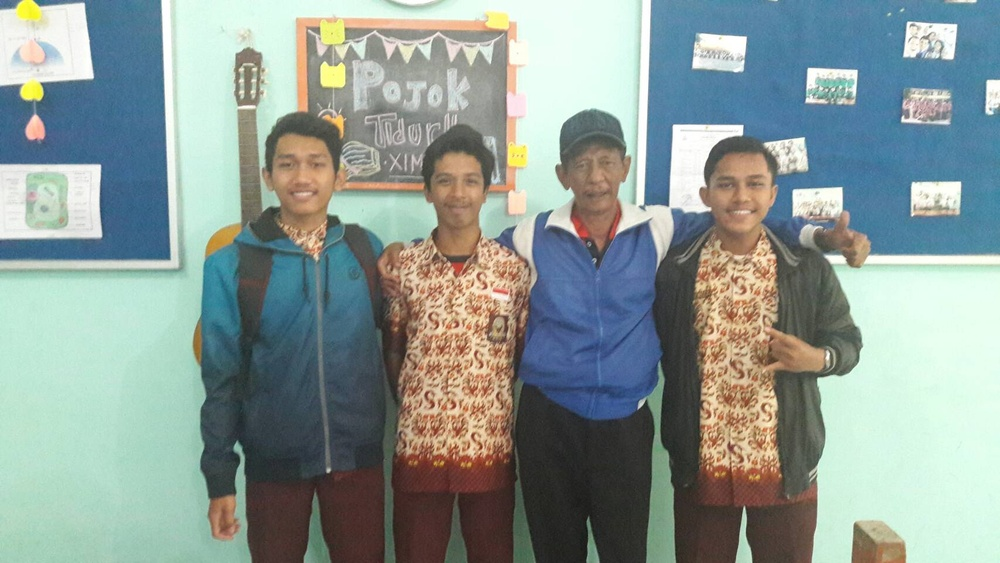
#> input picture wajah_target.jpg, 1000 x 563 px, shrunk from 1706 x 960 before the run
$ python plot_local_binary_pattern.py   (older library calls are emulated)
#> lines starting #> are read from the running program, lines starting #| are printed output that depends on the picture
"""
===============================================
Local Binary Pattern for texture classification
===============================================

In this example, we will see how to classify textures based on LBP (Local
Binary Pattern). LBP looks at points surrounding a central point and tests
whether the surrounding points are greater than or less than the central point
(i.e. gives a binary result).

Before trying out LBP on an image, it helps to look at a schematic of LBPs.
The below code is just used to plot the schematic.
"""
import numpy as np
import matplotlib.pyplot as plt
import cv2


METHOD = 'uniform'
plt.rcParams['font.size'] = 9

from skimage.transform import rotate
from skimage.feature import local_binary_pattern
from skimage import data
from skimage.color import label2rgb
from skimage.feature import greycomatrix

# settings for LBP
radius = 3
n_points = 8 * radius


def overlay_labels(image, lbp, labels):
    mask = np.logical_or.reduce([lbp == each for each in labels])
    return label2rgb(mask, image=image, bg_label=0, alpha=0.5)


def highlight_bars(bars, indexes):
    for i in indexes:
        bars[i].set_facecolor('r')


image = cv2.imread('wajah_target.jpg', 0)
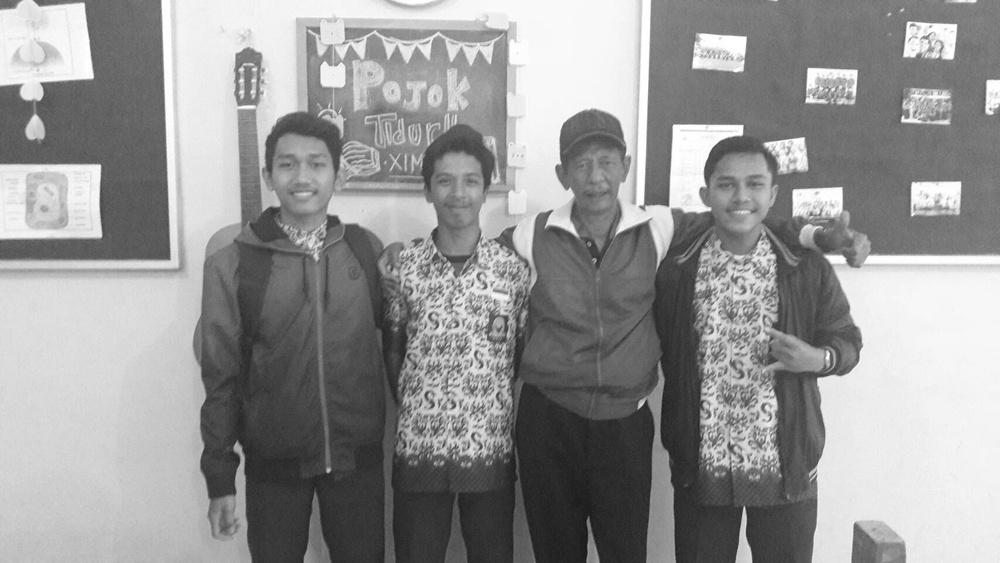
#> image: shape (563, 1000); min 19, max 255, mean 149.3
# image = cv2.cvtColor(image, cv2.COLOR_BGR2RGB)
# image = data.image()
# image= greycomatrix(image, [1], [0], 256, symmetric=False, normed=True)
lbp = local_binary_pattern(image, n_points, radius, METHOD)
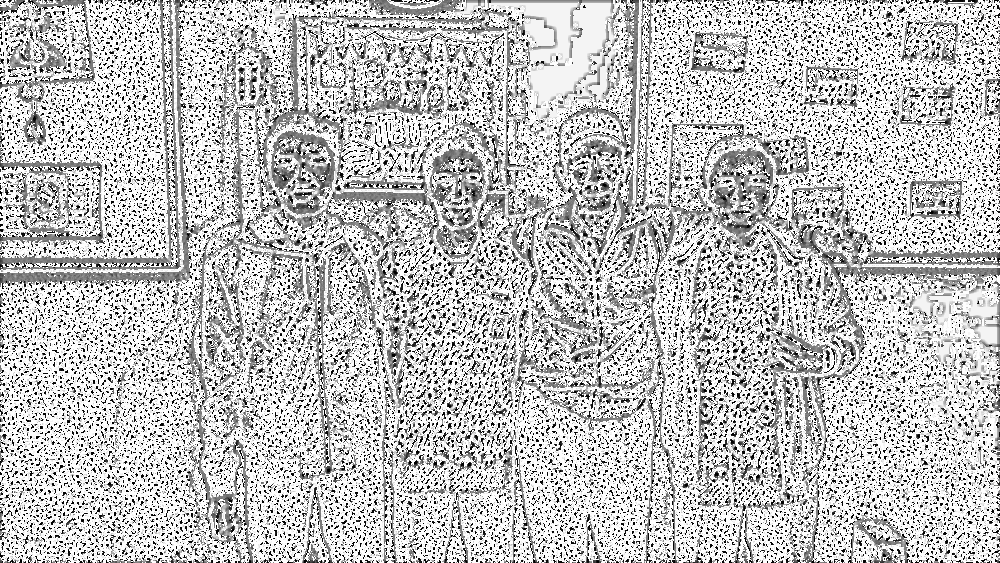
#> lbp: shape (563, 1000) float64; min 0, max 25, mean 18.8; drawn with min black and max white


def hist(ax, lbp):
    n_bins = int(lbp.max() + 1)
    return ax.hist(lbp.ravel(), density=True, bins=n_bins, range=(0, n_bins),
                   facecolor='0.5')

# plot histograms of LBP of textures
fig, (ax_img, ax_hist) = plt.subplots(nrows=2, ncols=3, figsize=(9, 6))
plt.gray()

titles = ('edge', 'flat', 'corner')
w = width = radius - 1
edge_labels = range(n_points // 2 - w, n_points // 2 + w + 1)
flat_labels = list(range(0, w + 1)) + list(range(n_points - w, n_points + 2))
i_14 = n_points // 4            # 1/4th of the histogram
i_34 = 3 * (n_points // 4)      # 3/4th of the histogram
corner_labels = (list(range(i_14 - w, i_14 + w + 1)) +
                 list(range(i_34 - w, i_34 + w + 1)))

label_sets = (edge_labels, flat_labels, corner_labels)

for ax, labels in zip(ax_img, label_sets):
    ax.imshow(overlay_labels(image, lbp, labels))
#> this loop made 3 passes
#> pass 1, in overlay_labels, `mask = np.logical_or.reduce([lbp == each for each in labels])`:
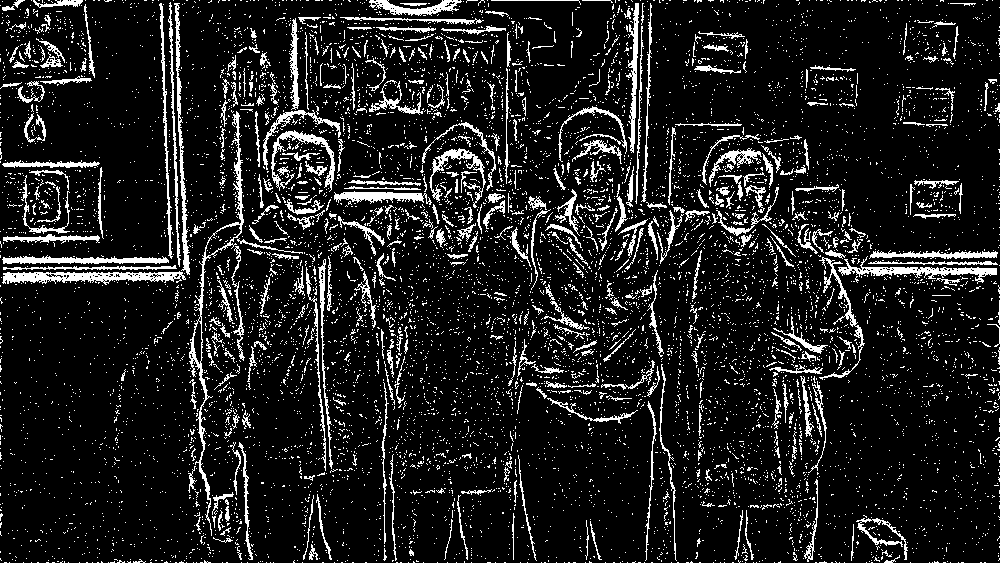
#> mask: shape (563, 1000) bool; 11.7% white in thin lines or dots
#> pass 2, in overlay_labels (call 2), `mask = np.logical_or.reduce([lbp == each for each in labels])`:
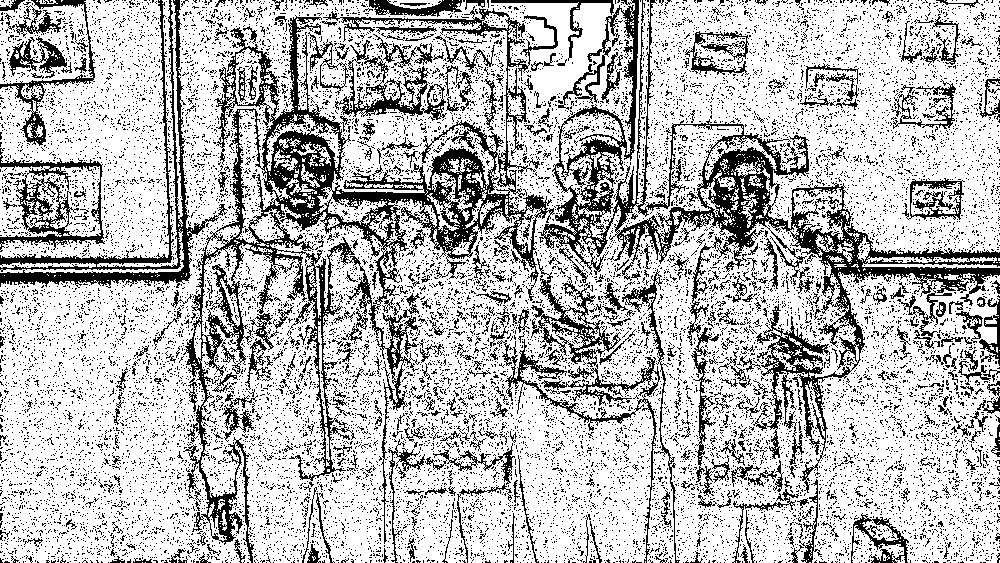
#> mask: shape (563, 1000) bool; 73.4% white; black in thin lines or dots
#> pass 3, in overlay_labels (call 3), `mask = np.logical_or.reduce([lbp == each for each in labels])`:
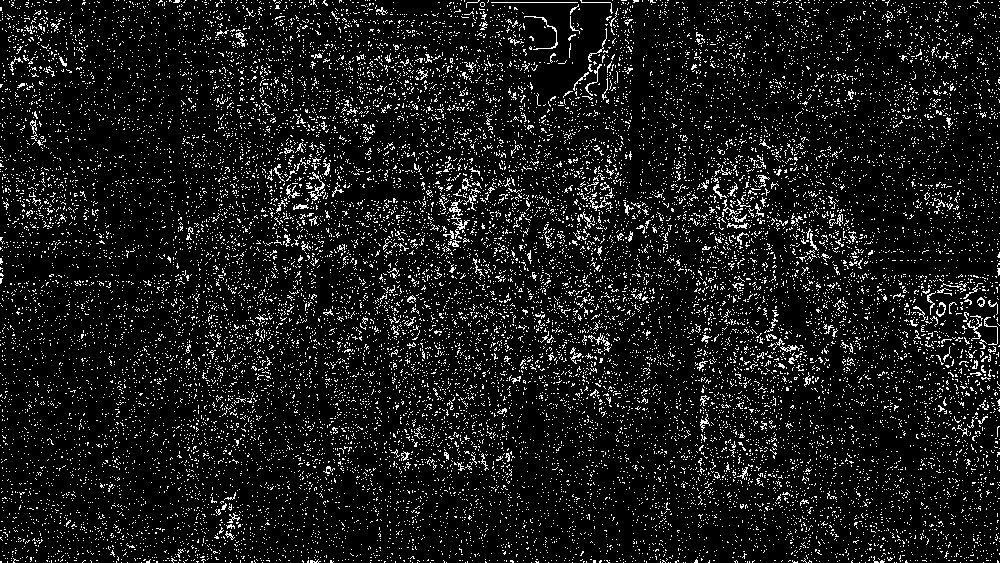
#> mask: shape (563, 1000) bool; 9.4% white in thin lines or dots

for ax, labels, name in zip(ax_hist, label_sets, titles):
    counts, _, bars = hist(ax, lbp)
    highlight_bars(bars, labels)
    ax.set_ylim(top=np.max(counts[:-1]))
    ax.set_xlim(right=n_points + 2)
    ax.set_title(name)

ax_hist[0].set_ylabel('Percentage')
for ax in ax_img:
    ax.axis('off')

plt.show()
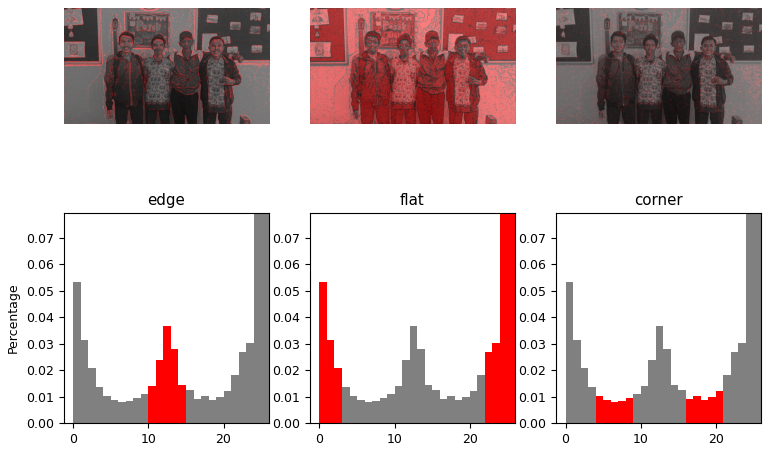
#> figure drawn by matplotlib, 6 panels; panel 4: tallest bar 0.491 high, from x = 25 to 26; panel 5: tallest bar 0.491 high, from x = 25 to 26; panel 6: tallest bar 0.491 high, from x = 25 to 26

$ run again, with 115115_faces.jpg copied over wajah_target.jpg
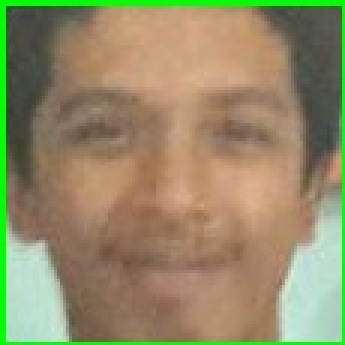
#> input picture 115115_faces.jpg, 115 x 115 px (shown 3 times larger)
#> the loop `for ax, labels in zip(ax_img, label_sets):` made 3 passes
#> pass 1, in overlay_labels, `mask = np.logical_or.reduce([lbp == each for each in labels])`:
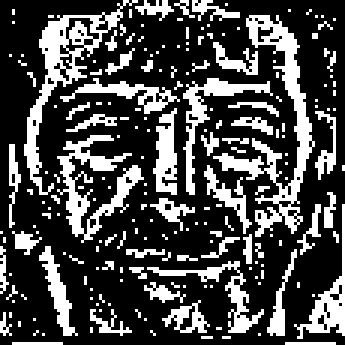
#> mask: shape (115, 115) bool (shown 3 times larger); 28.5% white in thin lines or dots
#> pass 3, in overlay_labels (call 3), `mask = np.logical_or.reduce([lbp == each for each in labels])`:
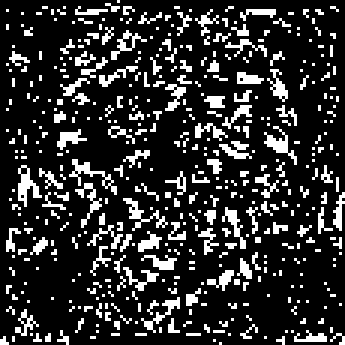
#> mask: shape (115, 115) bool (shown 3 times larger); 18.3% white in thin lines or dots

$ run again, with 122122_faces.jpg copied over wajah_target.jpg
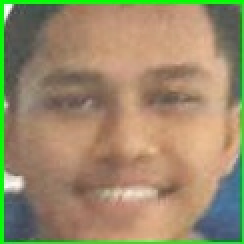
#> input picture 122122_faces.jpg, 122 x 122 px (shown 2 times larger)
#> the loop `for ax, labels in zip(ax_img, label_sets):` made 3 passes
#> pass 1, in overlay_labels, `mask = np.logical_or.reduce([lbp == each for each in labels])`:
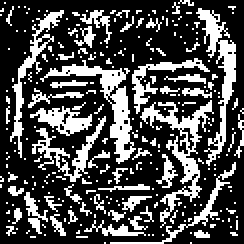
#> mask: shape (122, 122) bool (shown 2 times larger); 29.8% white in thin lines or dots
#> pass 3, in overlay_labels (call 3), `mask = np.logical_or.reduce([lbp == each for each in labels])`:
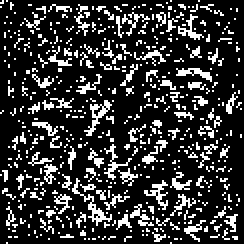
#> mask: shape (122, 122) bool (shown 2 times larger); 20.4% white in thin lines or dots
